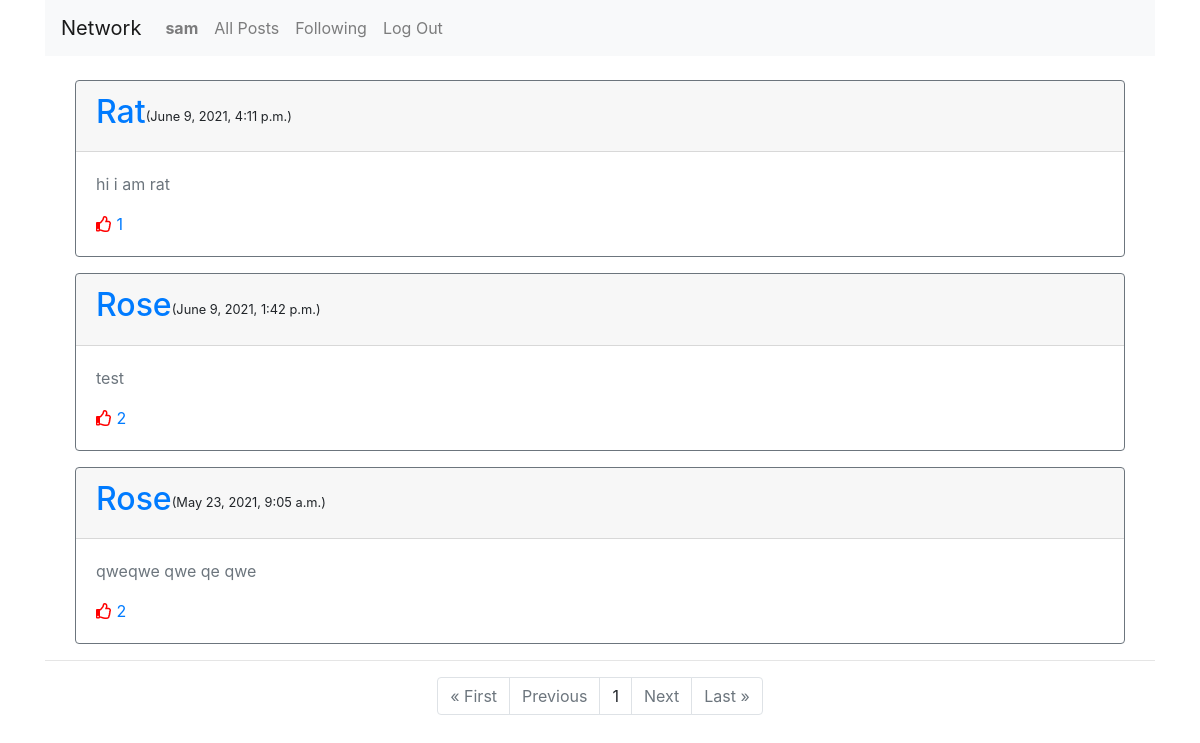
Page /following (signed in) on the committed database.
### network/models.py (models this page shows, shortened)
class User(AbstractUser):
    pass

class Post(models.Model):
    content = models.CharField(max_length=255)
    user = models.ForeignKey('User', on_delete=models.CASCADE, related_name='author')
    date = models.DateTimeField(default=datetime.now())
    liked = models.ManyToManyField('User', default=None, blank=True, related_name='post_likes')

### network/views.py (the view)
# urls.py: path("following", views.following, name='following'),
def following(request):
    if request.user.is_anonymous:
        return render(request, 'network/following.html')
    else:
        if request.method == 'GET':
            user = request.user
            following = Profile.objects.filter(follower=request.user).values('following_id')
            posts = Post.objects.filter(user__in=following).order_by('-id')
            print(posts)
            if not following:
                return render(request, 'network/following.html', {'message': "You are not following anybody."})
            paginator = Paginator(posts, 10)
            page_number = request.GET.get('page')
            page_obj = paginator.get_page(page_number)
            return render(request, 'network/following.html',{'page_obj':page_obj})

### network/templates/network/following.html (shortened to what this page needs)
{% extends "network/layout.html" %}
{% load static %}
{% block body %}
{% if user.is_authenticated %}
    <div class="container">
        {% for post in page_obj %}
        <div class="container">
            <div class="card border-secondary mb-3 post-object{{post.id}}">
              <div class="card-header d-flex align-items-center">
                <h2 class=""><a href="{% url 'profile' post.user.username %} ">{{post.user|title}}</a></h2>
                <small class="  "> ({{post.date}})</small>
              </div>
              <div class="card-body text-secondary">
                <p class="card-text post-object-content{{post.id}}">{{post.content}}</p>
                  <div class="d-flex justify-content-between">
                    {% if user.is_authenticated %}
                        {% if request.user in post.liked.all %}
                        <div class="">
                          <a class="like" href="#" data-postid="{{ post.id }}" id="{{post.id}}" data-total="{{post.liked.all.count}}"  data-value="Unlike" value="submit">
                            <i class="far fa-thumbs-up" id="like{{post.id}}" style="color:red;"></i>
                            <span id="liked{{post.id}}"> {{post.liked.all.count}}</span>
                          </a>
                        </div>
                        {% endif %}
                    {% else %}
                        <a class="like" href="#" data-postid="{{ post.id }}" id="{{post.id}}" data-total="{{post.liked.all.count}}"  data-value="Unlike" value="submit">
                          <i class="far fa-thumbs-up" id="like{{post.id}}" style="color:black;"></i>
                          <span id="liked{{post.id}}"> {{post.liked.all.count}}</span>
                        </a>
                    {% endif %}
                  </div>
              </div>
            </div>
          </div>
        {% endfor %}
    </div>
    <hr>
    {% if not message %}
    <div class="container">
        <ul class="pagination justify-content-center">
            {% if page_obj.has_previous %}
                <li class="page-item"><a href="?page=1" class="page-link">&laquo; First</a></li>
                <li class="page-item"><a href="?page={{ page_obj.previous_page_number }}" class="page-link">Previous</a></li>
            {% else %}
            <li class="page-item disabled"><a class="page-link">&laquo; First</a></li>
            <li class="page-item disabled"><a class="page-link">Previous</a></li>
            {% endif %}
            {% if page_obj.number %}
            <li class="page-item"><a class="page-link">{{ page_obj.number }}</a></li>
            {% else %}
            <li class="page-item"><a class="page-link">0</a></li>
            {% endif %}
            {% if page_obj.has_next %}
            <li class="page-item"><a href="?page={{ page_obj.next_page_number }}" class="page-link">Next</a></li>
            <li class="page-item"><a href="?page={{ page_obj.paginator.num_pages }}" class="page-link">Last &raquo;</a></li>
            {% else %}
            <li class="page-item disabled"><a class="page-link">Next</a></li>
            <li class="page-item disabled"><a class="page-link">Last &raquo;</a></li>
            {% endif %}
        </ul>
    </div>
    {% endif %}
  {% else %}
    <h3>Please login to view the page</h3>
  {% endif %}
{% endblock %}

### network/templates/network/layout.html (shortened to what this page needs)
{% load static %}
<!DOCTYPE html>
<html lang="en">
    <head>
        <link rel="stylesheet" href="https://stackpath.bootstrapcdn.com/bootstrap/4.4.1/css/bootstrap.min.css">
        <link href="{% static 'network/styles.css' %}" rel="stylesheet">
        <link rel="stylesheet" href="https://cdnjs.cloudflare.com/ajax/libs/font-awesome/5.15.3/css/all.min.css">
    </head>
    <body>
        <div class="container">
            <nav class="navbar navbar-expand-lg navbar-light bg-light mb-4">
                <a class="navbar-brand" href="#">Network</a>
                <div>
                <ul class="navbar-nav mr-auto">
                    {% if user.is_authenticated %}
                        <li class="nav-item">
                            <a class="nav-link" href="{% url 'profile' user.username %} "><strong>{{ user.username }}</strong></a>
                        </li>
                    {% endif %}
                    <li class="nav-item">
                    <a class="nav-link" href="{% url 'index' %}">All Posts</a>
                    </li>
                    {% if user.is_authenticated %}
                        <li class="nav-item">
                            <a class="nav-link" href="{% url 'following'%}">Following</a>
                        </li>
                        <li class="nav-item">
                            <a class="nav-link" href="{% url 'logout' %}">Log Out</a>
                        </li>
                    {% endif %}
                </ul>
                </div>
            </nav>
            <div class="body">
                    {% block body %}
                    {% endblock %}
            </div>
        </div>
    </body>
</html>

### rows in the picture
User: username "sam"
Post: user "Rat", date "June 9, 2021, 4:11 p.m.", content "hi i am rat", liked.all.count "1"
Post: user "Rose", date "June 9, 2021, 1:42 p.m.", content "test", liked.all.count "2"
Post: user "Rose", date "May 23, 2021, 9:05 a.m.", content "qweqwe qwe qe qwe", liked.all.count "2"

### other values in the picture
{{ page_obj.number }} "1"
